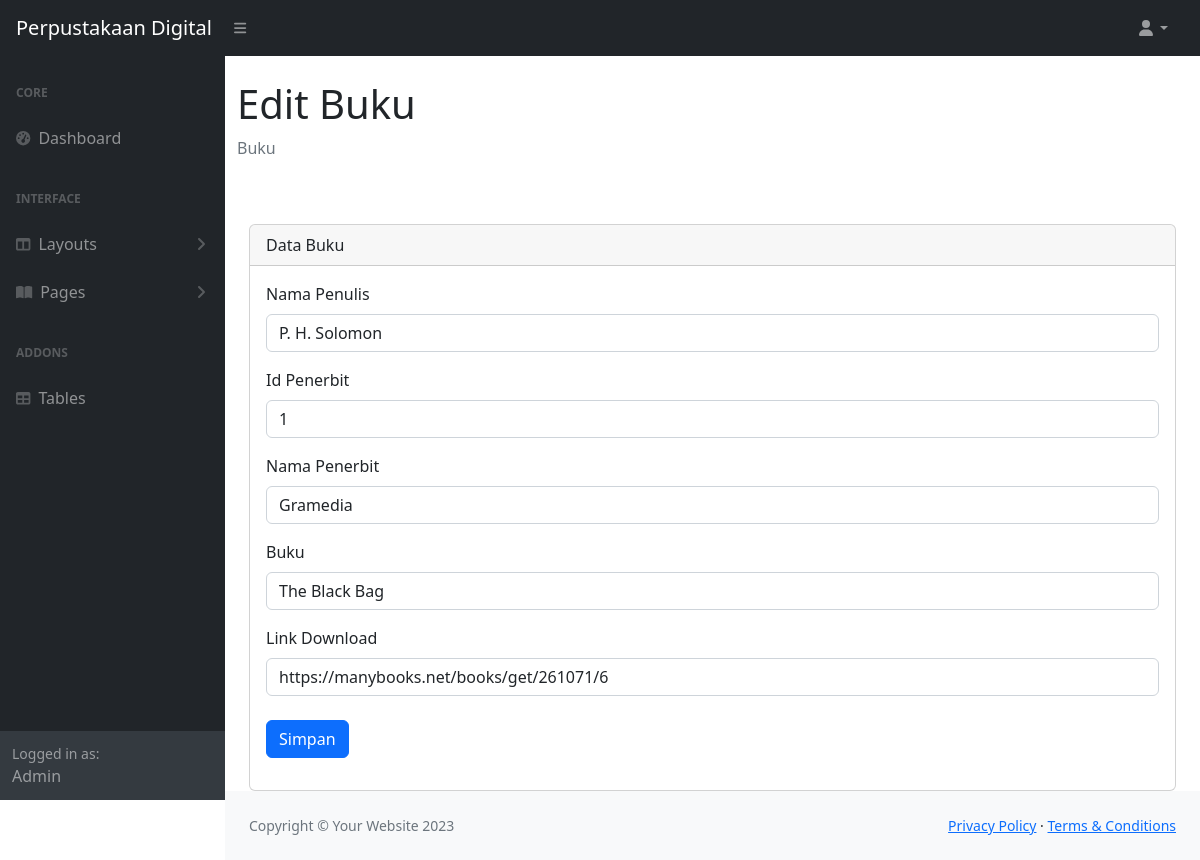
/main/editbuku.php?id=1, run on the app's committed database.
### tables this page shows
CREATE TABLE `buku` (
  `id_penulis` int(11) NOT NULL,
  `nama_penulis` varchar(50) DEFAULT NULL,
  `id_penerbit` int(11) DEFAULT NULL,
  `nama_penerbit` varchar(50) DEFAULT NULL,
  `buku` varchar(100) DEFAULT NULL,
  `link` varchar(100) DEFAULT NULL
);

### main/editbuku.php (the view, shortened to what this page needs)
<?php
    include "navbar.php";
    $ambil_data = $_GET['id'];
    $sql = "SELECT * FROM buku WHERE id_penulis = $ambil_data";
    $query = mysqli_query($koneksi, $sql);
?>
<!DOCTYPE html>
<html lang="en">
<head>
</head>
<body>
<div id="layoutSidenav_content">
                <main>
                    <div class="container-fluid">
                        <h1 class="mt-4">Edit Buku</h1>
                        <ol class="breadcrumb mb-4">
                            <li class="breadcrumb-item active">Buku</li>
                        </ol><br>
                        <div class="container">
                    <div class="row">
                        <div class="col-lg-12 mt-3" style="min-height: 300px;">
                        <div class="card">
                        <div class="card-header">
                            Data Buku
                        </div>
                        <div class="card-body">
                            <div class="row">
                                <div class="col">
                                    <form action="updatebuku.php" method="POST">
                                    <?php
while ($data = mysqli_fetch_array($query)) {
    ?>
                                    <div class="mb-3">
                                        <label for="exampleInputEmail1" class="form-label">Nama Penulis</label>
                                        <input type="text" class="form-control" id="exampleInputEmail1" aria-describedby="emailHelp" name="nama_penulis" value="<?php echo $data['nama_penulis'] ?>">
                                    </div>
                                    <div class="mb-3">
                                    <div class="mb-3">
                                        <label for="formGroupExampleInput2" class="form-label">Id Penerbit</label>
                                        <input type="text" class="form-control" id="formGroupExampleInput2" name="id_penerbit" value="<?php echo $data['id_penerbit'] ?>">
                                    </div>
                                    <div class="mb-3">
                                        <label for="formGroupExampleInput2" class="form-label">Nama Penerbit</label>
                                        <input type="text" class="form-control" id="formGroupExampleInput2" name="nama_penerbit" value="<?php echo $data['nama_penerbit'] ?>">
                                    </div>
                                    <div class="mb-3">
                                        <label for="formGroupExampleInput2" class="form-label">Buku</label>
                                        <input type="text" class="form-control" id="formGroupExampleInput2" name="buku" value="<?php echo $data['buku'] ?>">
                                    </div>
                                    <div class="mb-3">
                                        <label for="formGroupExampleInput2" class="form-label">Link Download</label>
                                        <input type="text" class="form-control" id="formGroupExampleInput2" name="link" value="<?php echo $data['link'] ?>">
                                        <input type="submit" class="btn btn-primary mt-4" value="Simpan">
                                    </div>
                                    <?php
                        }
                        ?>
                                    </form>
                                </div>
                            </div>
                            </div>
                        </div>
                    </div>
                </div>
            </div>
        </div>
</main>
</body>
</html>
<?php
    include "footer.php";
?>

### data on the page
buku: nama_penulis "P. H. Solomon", id_penerbit "1", nama_penerbit "Gramedia", buku "The Black Bag", link "https://manybooks.net/books/get/261071/6"
